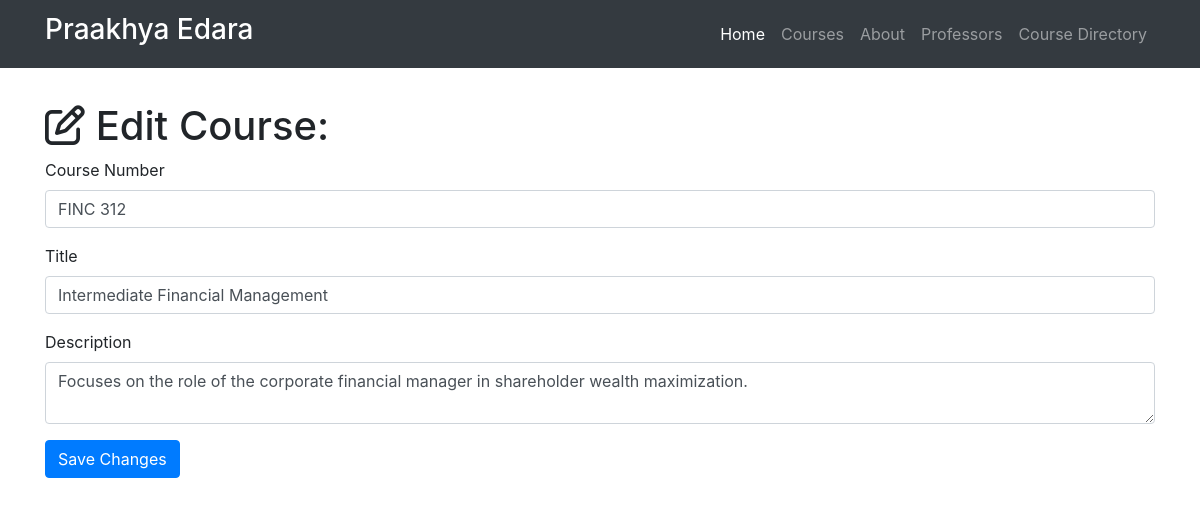
The app's page /course-directory/edit/3 with its own data.
### resume.py (models this page shows)
class Course(db.Model):
    __tablename__ = 'courses'
    id = db.Column(db.Integer, primary_key=True)
    course_number = db.Column(db.Integer)
    title = db.Column(db.String(256))
    description = db.Column(db.Text)
    professor_id = db.Column(db.Integer, db.ForeignKey('professors.id'))

### resume.py (the view, shortened to what this page needs)
@app.route('/course-directory/edit/<int:id>', methods=['GET', 'POST'])
def edit_course(id):
    course = Course.query.filter_by(id=id).first()
    if request.method == 'GET':
        return render_template('course-edit.html', course=course)

### templates/course-edit.html (shortened to what this page needs)
{% extends "base-structure.html" %}
{% block head%}
  {{super()}}
{% endblock %}
{% block page_content %}
<div class="container">
   <h1 class="mt-5"><i class="fa fa-pencil-square-o" aria-hidden="true"></i> Edit Course:</h1>
  <form action="/course-directory/edit/{{course.id}}" method="post">
    <div class="form-group">
      <label>Course Number</label>
      <input class="form-control" type="text" name="course number" value="{{course.course_number}}" required="true">
    </div>
    <div class="form-group">
    <label>Title</label>
    <input class="form-control" type="text" name="title" value="{{course.title}}" required="true">
  </div>
    <div class="form-group">
      <label>Description</label>
      <textarea class="form-control" name="description" required="true">{{course.description}}</textarea>
    </div>
    <button type="submit" class="btn btn-primary">Save Changes</button>
  </form>
 </div>
{% endblock %}

### templates/course-edit.html (style rules this page uses)
body { padding-top: 54px; }

### records on screen
Course: course_number "FINC 312", title "Intermediate Financial Management", description "Focuses on the role of the corporate financial manager in shareholder wealth maximization."
